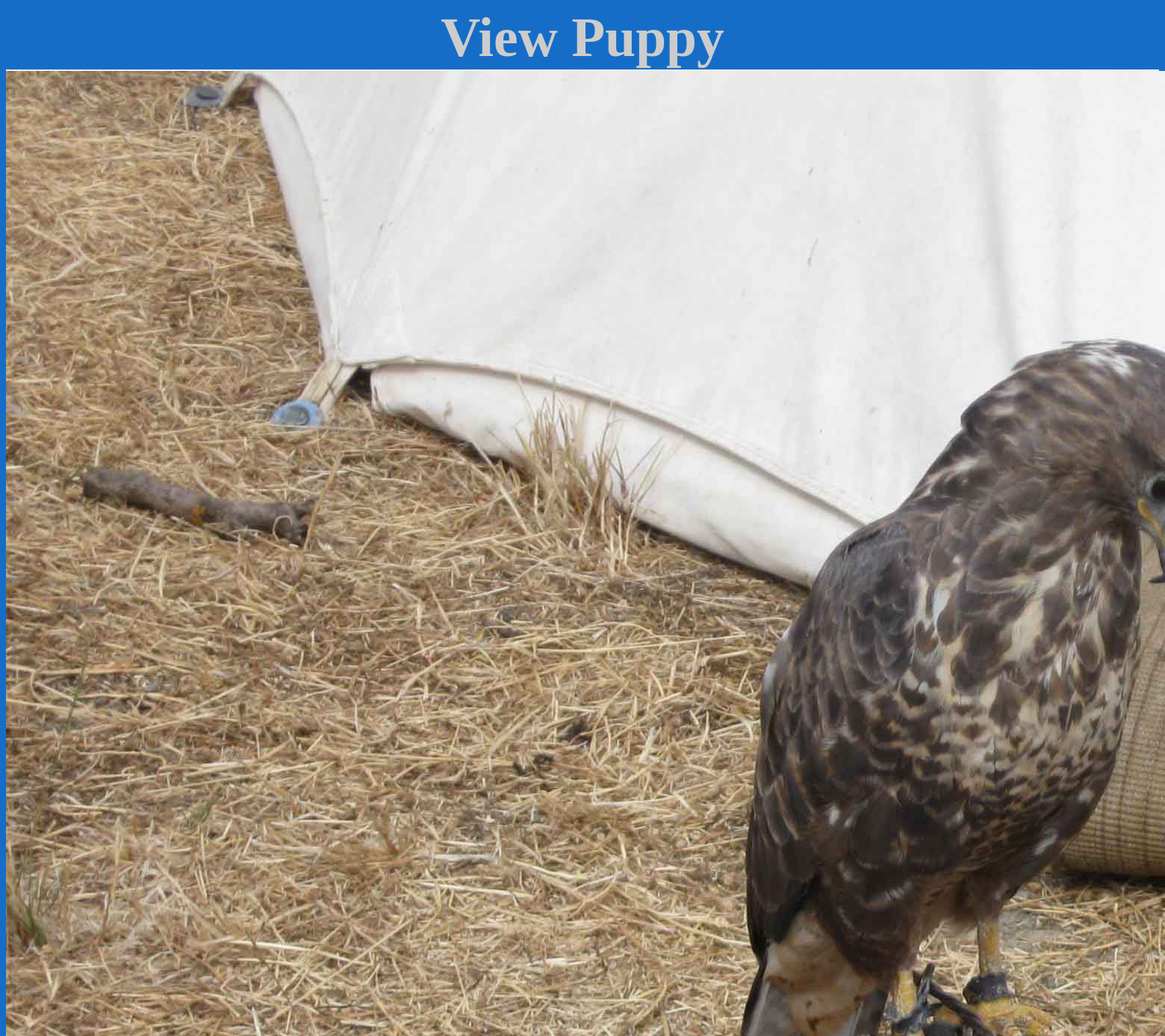
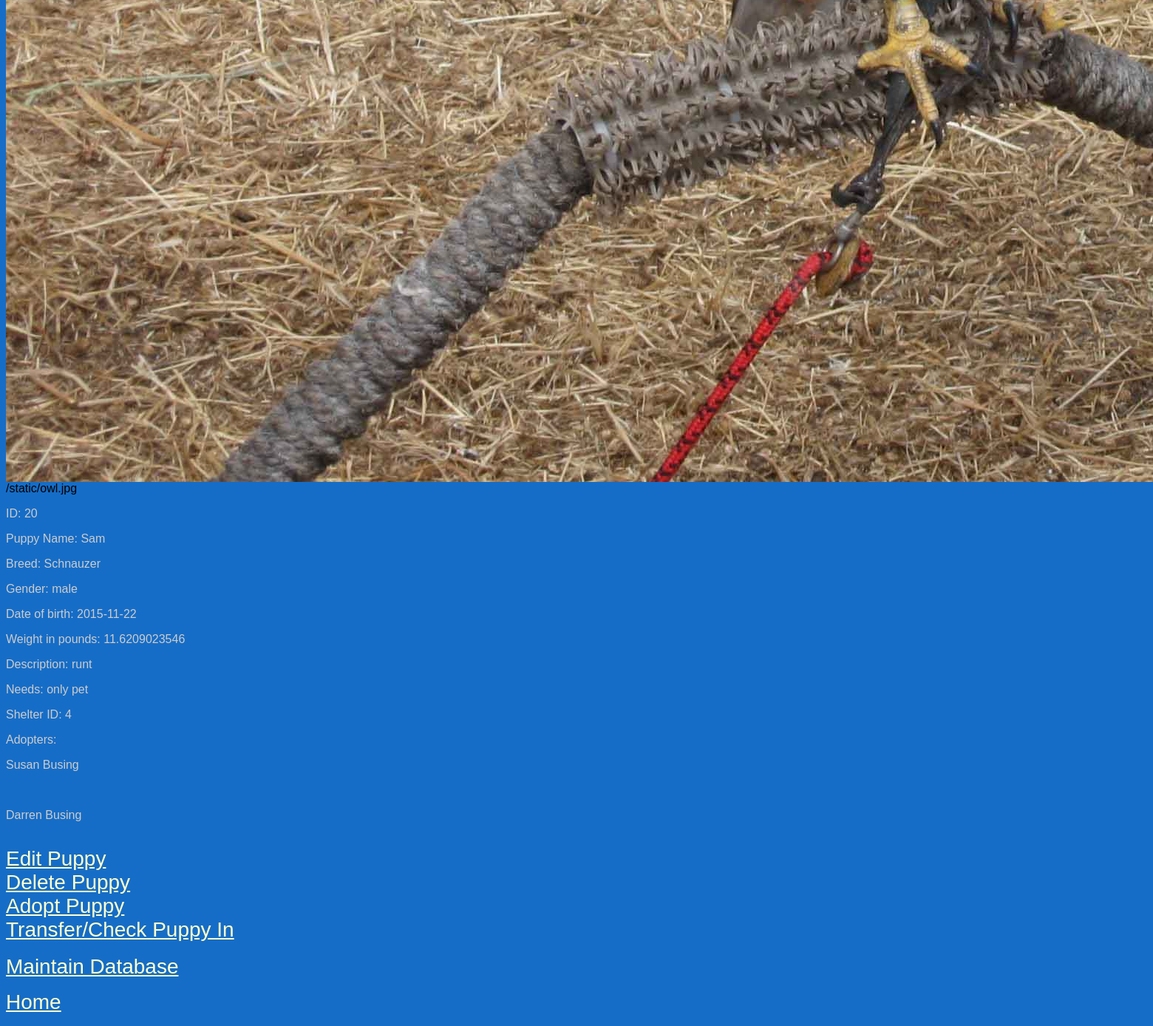
/puppyproject/findpuppy/puppy/20/1, run on the app's committed database (2 pictures, top to bottom).
### dbsetup.py (models this page shows, shortened)
class Profile(Base):
    __tablename__ = 'profile'
    id = Column(Integer, primary_key=True)
    picture = Column(String(100))
    description = Column(String(250))
    needs = Column(String(500))

class Puppy(Base):
    __tablename__ = 'puppy'
    id = Column(Integer, primary_key=True)
    name = Column(String(250), nullable=False)
    breed = Column(String(30))
    gender = Column(String(6), nullable = False)
    dateOfBirth = Column(Date)
    shelter_id = Column(Integer, ForeignKey('shelter.id'))
    shelter = relationship(Shelter)
    profile_id = Column(Integer, ForeignKey('profile.id'))
    profile = relationship(Profile, uselist = False)
    weight = Column(Numeric(10))
    adopters = relationship(Adopter, secondary = association_table, backref = "puppies")

class Adopter(Base):
    __tablename__ = 'adopter'
    id = Column(Integer, primary_key=True)
    name = Column(String(250), nullable=False)
    phone = Column(String(10))

### finalproject.py (the view)
@app.route('/puppyproject/findpuppy/puppy/<int:puppy_id>')
@app.route('/puppyproject/findpuppy/puppy/<int:puppy_id>/<int:employee>')
def showPuppy(puppy_id, employee = 0):
    pup = session.query(Puppy).filter_by(id=puppy_id).one()
    return render_template('puppy.html',pup = pup, employee = employee)

### templates/puppy.html (shortened to what this page needs)
<html>
<head>
<link rel = “stylesheet” src=”//normalize-css.googlecode.com/svn/trunk/normalize.css>
</head>
<head>
	<link rel=stylesheet type=text/css href="{{ url_for('static', filename='styles.css') }}">
    </head>
<body>
<h1>{{"View Puppy"}}</h1>
    {%if pup.profile != None%}
    <img src={{pup.profile.picture}}></br>
     {{pup.profile.picture}}
     {%endif%}
<dl>
    <dt><p>{{"ID: "}}{{pup.id}}</p></dt>
    <dt><p>{{"Puppy Name: "}}{{pup.name}}</p></dt>
    <dt><p>{{"Breed: "}}{{pup.breed}}</p></dt>
    <dt><p>{{"Gender: "}}{{pup.gender}}</p></dt>
    <dt><p>{{"Date of birth: "}}{{pup.dateOfBirth}}</p></dt>
    <dt><p>{{"Weight in pounds: "}}{{pup.weight}}</dt>
     {%if pup.profile != None%}
    <dt><p>{{"Description: "}} {{pup.profile.description}}</p></dt>
    <dt><p>{{"Needs: "}}{{pup.profile.needs}}</p></dd>
    {%endif%}
</dl>
    {% if employee == 1 %}
    <p>{{"Shelter ID: "}}{{pup.shelter_id}}</p>
    <p>{{"Adopters: "}}</p>
    {% for a in pup.adopters %}
    <p>{{a.name}}</p></br>
    {% endfor %}
    <a href = {{url_for('editPuppy', puppy_id = pup.id)}}>Edit Puppy</a> </br>
    <a href = {{url_for('deletePuppy', puppy_id = pup.id)}}>Delete Puppy</a> </br>
    <a href = {{url_for('adoptPuppy', puppy_id = pup.id)}}>Adopt Puppy</a> </br>
    <a href = {{url_for('checkPuppyIn', puppy_id = pup.id)}}>Transfer/Check Puppy In</a> </br>
    {%endif%}
{% if employee == 1 %}
<a href={{url_for("maintainDatabase")}}>Maintain Database</a>
{% endif %}
<p> <a href = "{{url_for('welcome')}}">Home</a></p>
</body>
</html>

### static/styles.css (style rules this page uses)
body { font-family: sans-serif; background-color: #166DC7; background-image: url("pineapple.png") }
h1, h2, h3, h4 { color: #CCCCCC; }
h1, h2 { font-family: 'Georgia', serif; margin: 0; }
h1 { border-bottom: 2px solid #eee; text-align: center; }
h1 { font-size: 4.6em; }
p ,dd,dt { color: #CCCCCC; }
a { text-decoration: underline; color:#FFFFCC; font-size: 1.75em; }

### data on the page
Profile: profile.picture (picture), profile.picture "/static/owl.jpg", profile.description "runt", profile.needs "only pet"
Puppy: id "20", name "Sam", breed "Schnauzer", gender "male", dateOfBirth "2015-11-22", weight "11.6209023546", shelter_id "4"
Adopter: name "Susan Busing"
Adopter: name "Darren Busing"

### other printed values
{{ "View Puppy" }} "View Puppy"
{{ "ID: " }} "ID:"
{{ "Puppy Name: " }} "Puppy Name:"
{{ "Breed: " }} "Breed:"
{{ "Gender: " }} "Gender:"
{{ "Date of birth: " }} "Date of birth:"
{{ "Weight in pounds: " }} "Weight in pounds:"
{{ "Description: " }} "Description:"
{{ "Needs: " }} "Needs:"
{{ "Shelter ID: " }} "Shelter ID:"
{{ "Adopters: " }} "Adopters:"
